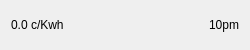
<?xml version="1.0" encoding="UTF-8"?>
<ui version="4.0">
 <class>CheapPriceItemList</class>
 <widget class="QWidget" name="CheapPriceItemList">
  <property name="geometry">
   <rect>
    <x>0</x>
    <y>0</y>
    <width>250</width>
    <height>50</height>
   </rect>
  </property>
  <property name="windowTitle">
   <string>Form</string>
  </property>
  <layout class="QHBoxLayout" name="horizontalLayout">
   <item>
    <widget class="QLabel" name="price">
     <property name="text">
      <string>0.0 c/Kwh</string>
     </property>
    </widget>
   </item>
   <item>
    <spacer name="horizontalSpacer">
     <property name="orientation">
      <enum>Qt::Horizontal</enum>
     </property>
     <property name="sizeHint" stdset="0">
      <size>
       <width>112</width>
       <height>20</height>
      </size>
     </property>
    </spacer>
   </item>
   <item>
    <widget class="QLabel" name="time">
     <property name="text">
      <string>10pm</string>
     </property>
    </widget>
   </item>
  </layout>
 </widget>
 <resources/>
 <connections/>
</ui>
